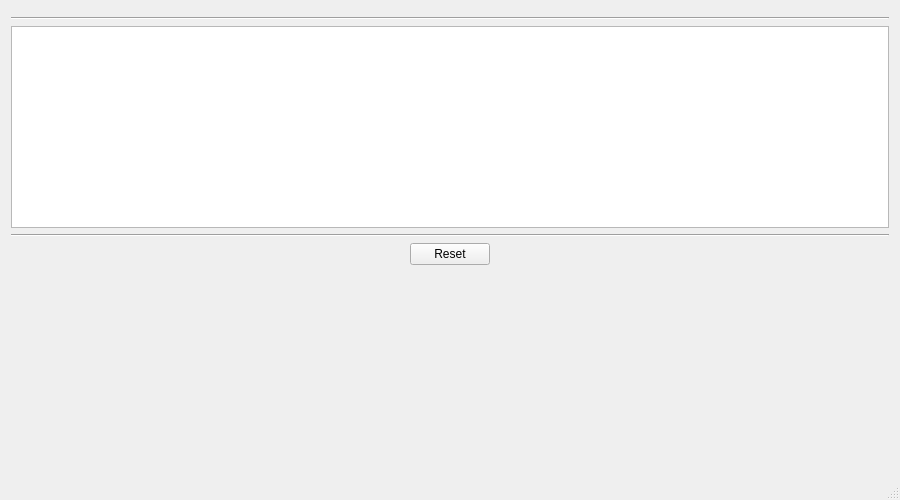
<?xml version="1.0" encoding="UTF-8"?>
<ui version="4.0">
 <class>MainWindow</class>
 <widget class="QMainWindow" name="MainWindow">
  <property name="geometry">
   <rect>
    <x>0</x>
    <y>0</y>
    <width>900</width>
    <height>500</height>
   </rect>
  </property>
  <property name="windowTitle">
   <string>REST Client</string>
  </property>
  <widget class="QWidget" name="centralWidget">
   <layout class="QVBoxLayout" name="verticalLayout">
    <item>
     <layout class="QHBoxLayout" name="testWidgetsLayout">
      <item>
       <layout class="QVBoxLayout" name="listTestWidgetLayout"/>
      </item>
      <item>
       <widget class="Line" name="testWidgetsSeparator">
        <property name="orientation">
         <enum>Qt::Vertical</enum>
        </property>
       </widget>
      </item>
      <item>
       <layout class="QVBoxLayout" name="requestTestWidgetsLayout"/>
      </item>
     </layout>
    </item>
    <item>
     <widget class="Line" name="sslErrorSeparator">
      <property name="orientation">
       <enum>Qt::Horizontal</enum>
      </property>
     </widget>
    </item>
    <item>
     <widget class="QPlainTextEdit" name="sslErrorWidget"/>
    </item>
    <item>
     <widget class="Line" name="resetSeparator">
      <property name="orientation">
       <enum>Qt::Horizontal</enum>
      </property>
     </widget>
    </item>
    <item>
     <layout class="QHBoxLayout" name="resetLayout">
      <item>
       <spacer name="horizontalSpacer">
        <property name="orientation">
         <enum>Qt::Horizontal</enum>
        </property>
        <property name="sizeHint" stdset="0">
         <size>
          <width>40</width>
          <height>20</height>
         </size>
        </property>
       </spacer>
      </item>
      <item>
       <widget class="QPushButton" name="resetButton">
        <property name="text">
         <string>Reset</string>
        </property>
       </widget>
      </item>
      <item>
       <spacer name="horizontalSpacer_2">
        <property name="orientation">
         <enum>Qt::Horizontal</enum>
        </property>
        <property name="sizeHint" stdset="0">
         <size>
          <width>40</width>
          <height>20</height>
         </size>
        </property>
       </spacer>
      </item>
     </layout>
    </item>
    <item>
     <spacer name="verticalSpacer">
      <property name="orientation">
       <enum>Qt::Vertical</enum>
      </property>
      <property name="sizeHint" stdset="0">
       <size>
        <width>20</width>
        <height>156</height>
       </size>
      </property>
     </spacer>
    </item>
   </layout>
  </widget>
  <widget class="QMenuBar" name="menuBar">
   <property name="geometry">
    <rect>
     <x>0</x>
     <y>0</y>
     <width>900</width>
     <height>27</height>
    </rect>
   </property>
  </widget>
  <widget class="QStatusBar" name="statusBar"/>
 </widget>
 <layoutdefault spacing="6" margin="11"/>
 <resources/>
 <connections/>
</ui>
